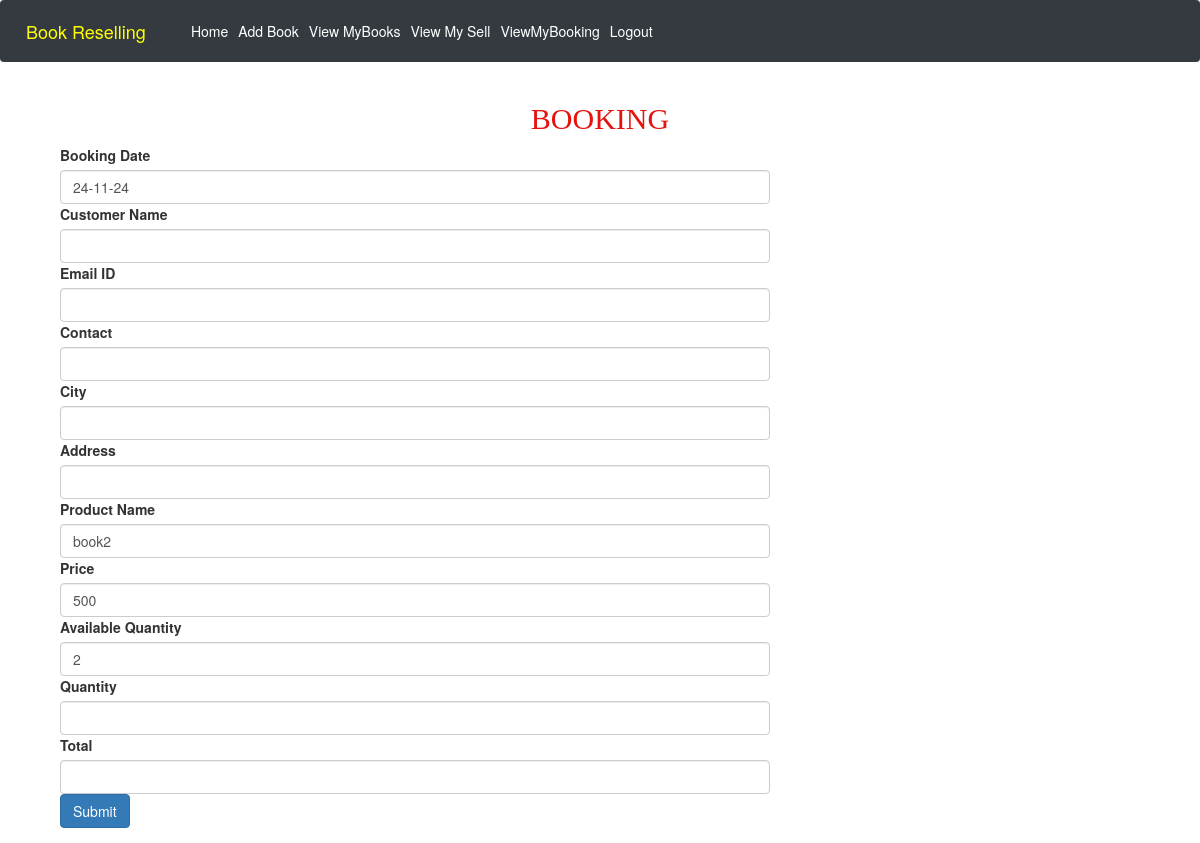
Page /booking.php?id=3 on the committed database.
### tables this page shows
CREATE TABLE IF NOT EXISTS `book` (
  `bookid` int(5) NOT NULL AUTO_INCREMENT,
  `bookname` varchar(50) DEFAULT NULL,
  `authorname` varchar(50) DEFAULT NULL,
  `category` varchar(50) DEFAULT NULL,
  `booklang` varchar(50) DEFAULT NULL,
  `bookimage` longtext,
  `purchasedate` varchar(30) DEFAULT NULL,
  `bookcondition` varchar(30) DEFAULT NULL,
  `quantity` varchar(30) NOT NULL,
  `price` varchar(30) DEFAULT NULL,
  `description` varchar(300) DEFAULT NULL,
  `status` varchar(50) DEFAULT NULL,
  `username` varchar(50) DEFAULT NULL,
  PRIMARY KEY (`bookid`)
);

### dbconfigure.php (called while the page is built, shortened)
<?php
$dbserver="127.0.0.1";
$dbuser="root";
$dbpwd="";
$dbname="bookresellphp";
function my_select($query)
{
global $dbserver,$dbuser,$dbpwd,$dbname;
$cid=mysqli_connect($dbserver,$dbuser,$dbpwd) or die("connection failed");
mysqli_select_db($cid,$dbname);
$rs=mysqli_query($cid,$query);
return $rs;
}
?>

### booking.php (the view, shortened to what this page needs)
<?php
include "dbconfigure.php" ;
$u = $_SESSION['sun'];
$id = $_GET['id'];
$query1 = "select bookname,price,username,quantity from book where bookid=$id";
$rs1 = my_select($query1);
while($column1=mysql_fetch_array($rs1))
{
$name = $column1['bookname'];
$price = $column1['price'];
$availableqty = $column1['quantity'];
}
?>
<html>
<head>
<?php include "navigationbar2.php"; ?>
  <link rel="stylesheet" href="https://maxcdn.bootstrapcdn.com/bootstrap/3.3.7/css/bootstrap.min.css">
 <link rel=stylesheet type = text/css href="https://stackpath.bootstrapcdn.com/font-awesome/4.7.0/css/font-awesome.min.css">
</head>
<body>
				<div class="container">
  <h2 class = text-center style = "font-family : 'Monotype Corsiva' ; color : #E6120E">BOOKING</h2>
<form method="post" enctype = "multipart/form-data">
<div class="form-group col-xs-8">
<label >Booking Date</label>
<input type="text" name="bookingdate" id="bookingdate" class="form-control" value = "<?php echo date('d-m-y') ?>">
<label>Customer Name</label>
<input type="text" name = "customername" id = "customername" class="form-control" value = "<?php echo $u ?>">
<label >Email ID</label>
<input type="text" name="emailid" id="emailid" class="form-control" value = "<?php echo $emailadd ?>">
<label>Contact</label>
<input type="text" name="contact" id="contact" class="form-control" value = "<?php echo $smsno ?>">
<label>City</label>
<input type="text" name="city" id="city" class="form-control" value = "<?php echo $city ?>">
<label>Address</label>
<input type="text" name="address" id="address" class="form-control" value = "<?php echo $address ?>">
<label>Product Name</label>
<input type="text" name="productname" id="productname" class="form-control" value = "<?php echo $name ?>">
<label>Price</label>
<input type="text" name="sprice" id="sprice" class="form-control" value = "<?php echo $price ?>">
<label>Available Quantity</label>
<input type="text" name="available" id="available" class="form-control" value = "<?php echo $availableqty ?>">
<label>Quantity</label>
<input type="text" name="quantity" id="quantity" class="form-control" onkeyup="calc()">
<label>Total</label>
<input type="text" name="total" id="total" class="form-control" >
<input type="submit" class="btn btn-primary" name="save"  value="Submit"/>
</div>
</form>
</div>
</body>
</html>

### rows in the picture
book: productname "book2", sprice "500", available "2"
